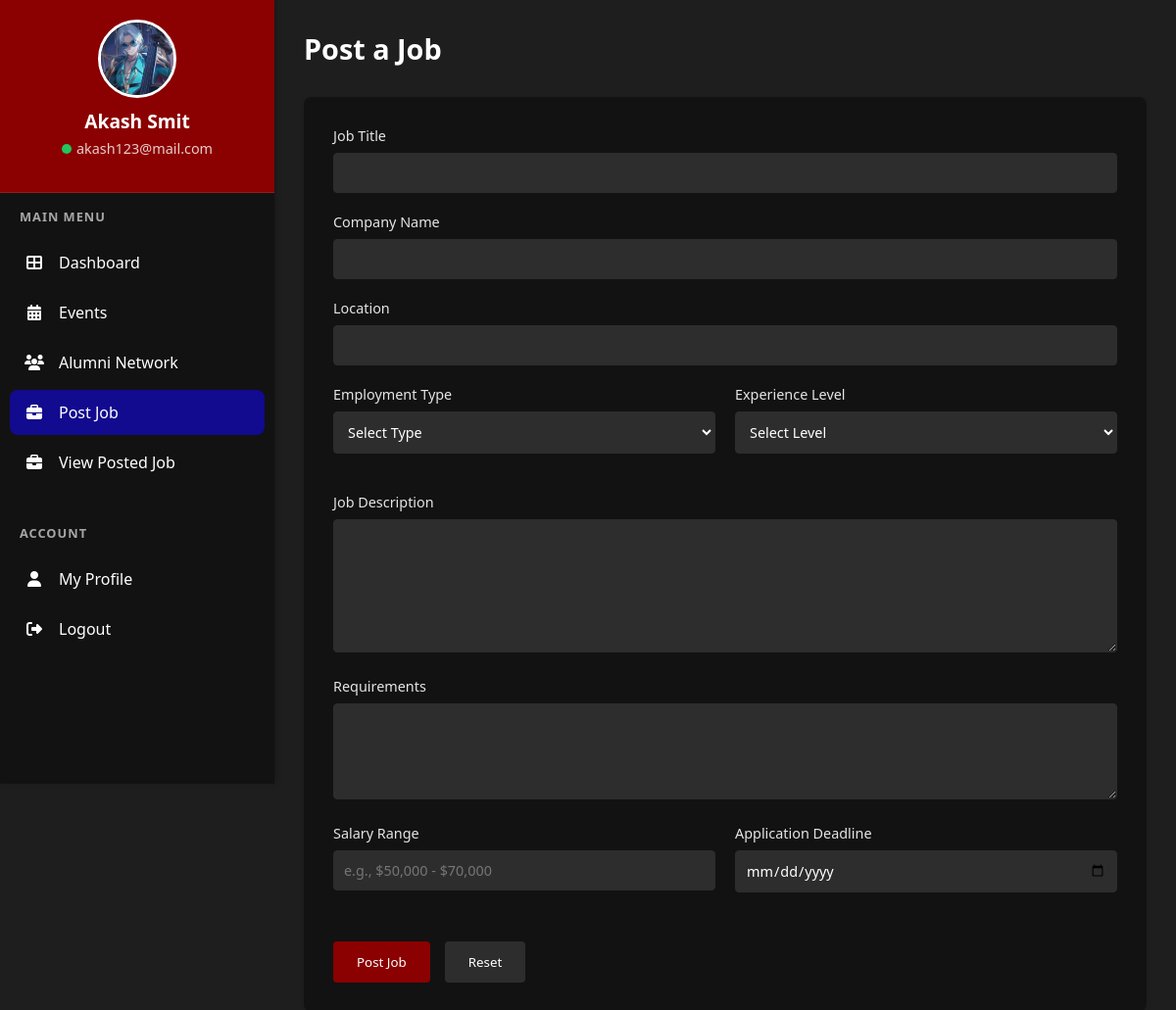
The app's page /dashboard/jobs/post/ (signed in) with its own data.
### ru/models.py (models this page shows)
class CustomUser(AbstractUser):
    age = models.PositiveIntegerField(null=True)
    c_id = models.CharField(max_length=20)
    batchno = models.CharField(max_length=20)
    c_name = models.CharField(max_length=100)
    gender = models.CharField(max_length=20, blank=True)
    profile_img = models.ImageField(upload_to='profile_images/', default="default_pf.png")
    Phone_no = models.IntegerField(null=True, blank=True)
    location = models.TextField(default='', blank=True)
    bio = models.TextField(default='', blank=True)  # or some other appropriate default
    subject = models.CharField(max_length=100, default='', blank=True)
    social_links = models.JSONField(default=dict, blank=True, null=False)  # Store social links as JSON
    is_verified = models.BooleanField(default=False)  # New field to track verification status

### ru/views.py (the view, shortened to what this page needs)
# urls.py: path('dashboard/jobs/post/', views.job_post_create, name='job-post-create'),
@login_required(login_url='login')
def job_post_create(request):
    return render(request, 'dashboard-job-post.html')

### templates/dashboard-job-post.html (shortened to what this page needs)
{% load static %}
<!DOCTYPE html>
<html lang="en">
<head>
    <link rel="stylesheet" href="https://cdnjs.cloudflare.com/ajax/libs/font-awesome/6.5.1/css/all.min.css">
    <link rel="stylesheet" href="{% static 'dashboard-job-post.css' %}">
</head>
<body>
    <div class="sidebar">
        <div class="profile-section">
            <div class="profile-pic">
                <img src="{{ user.profile_img.url|default:'#' }}" alt="Profile" class="avatar">
            </div>
            {% if user.is_authenticated %}
            <div class="user-name">{{ user.first_name }} {{ user.last_name }}</div>
            <div class="user-email"><span class="status-indicator"></span>{{ user.email }}</div>
            {% else %}
            <div class="user-name">John Doe</div>
            <div class="user-email">john.doe@example.com</div>
            {% endif %}
        </div>
        <div class="menu-section">
            <h3>Main Menu</h3>
            <ul class="menu-items">
                <li class="menu-item">
                    <i class="fas fa-th-large"></i>
                    <a href="{% url 'dashboard' %}">Dashboard</a>
                </li>
                <li class="menu-item">
                    <i class="fas fa-calendar-alt"></i>
                    <a href="{% url 'dashboard-events' %}">Events</a>
                </li>
                <li class="menu-item">
                    <i class="fas fa-users"></i>
                    <a href="{% url 'dashboard-network' %}">Alumni Network</a>
                </li>
                <li class="menu-item active">
                    <i class="fas fa-briefcase"></i>
                    <a href="{% url 'job-post-create' %}">Post Job</a>
                </li>
                <li class="menu-item">
                    <i class="fas fa-briefcase"></i>
                    <a href="{% url 'dashboard-jobs' %}">View Posted Job</a>
                </li>
            </ul>
        </div>
        <div class="menu-section">
            <h3>ACCOUNT</h3>
            <ul class="menu-items">
                <li class="menu-item">
                    <i class="fas fa-user"></i>
                    <a href="{% url 'dashboard-profile' %}">My Profile</a>
                </li>
                <li class="menu-item">
                    <i class="fas fa-sign-out-alt"></i>
                    <a href="{% url 'logout' %}">Logout</a>
                </li>
            </ul>
        </div>
    </div>
    <div class="main-content">
        <div class="header">
            <h1 class="page-title">Post a Job</h1>
        </div>
        <div class="job-post-form">
            <form method="post" action="">
                <div class="form-group">
                    <label for="job_title">Job Title</label>
                    <input type="text" id="job_title" name="job_title" required>
                </div>
                <div class="form-group">
                    <label for="company_name">Company Name</label>
                    <input type="text" id="company_name" name="company_name" required>
                </div>
                <div class="form-group">
                    <label for="location">Location</label>
                    <input type="text" id="location" name="location" required>
                </div>
                <div class="form-row">
                    <div class="form-group half">
                        <label for="employment_type">Employment Type</label>
                        <select id="employment_type" name="employment_type" required>
                            <option value="">Select Type</option>
                        </select>
                    </div>
                    <div class="form-group half">
                        <label for="experience_level">Experience Level</label>
                        <select id="experience_level" name="experience_level" required>
                            <option value="">Select Level</option>
                        </select>
                    </div>
                </div>
                <div class="form-group">
                    <label for="job_description">Job Description</label>
                    <textarea id="job_description" name="job_description" rows="6" required></textarea>
                </div>
                <div class="form-group">
                    <label for="requirements">Requirements</label>
                    <textarea id="requirements" name="requirements" rows="4" required></textarea>
                </div>
                <div class="form-row">
                    <div class="form-group half">
                        <label for="salary_range">Salary Range</label>
                        <input type="text" id="salary_range" name="salary_range" placeholder="e.g., $50,000 - $70,000">
                    </div>
                    <div class="form-group half">
                        <label for="application_deadline">Application Deadline</label>
                        <input type="date" id="application_deadline" name="application_deadline" required>
                    </div>
                </div>
                <div class="form-actions">
                    <button type="submit" class="btn-submit">Post Job</button>
                    <button type="reset" class="btn-reset">Reset</button>
                </div>
            </form>
        </div>
    </div>
</body>
</html>

### static/dashboard-job-post.css (style rules this page uses)
:root { --primary: #120a8f; --secondary: #6c757d; --success: #28a745; --background: #f8f9fa; --text-dark: #343a40; --text-light: #6c757d; --sidebar-bg: #ffffff; --card-bg: #ffffff; --border-color: #e9ecef; --green-grass: #22c55e; --dark-red: #8B0000; --medium-red: #a52a2a; --light-red: #cd5c5c; --dark: #121212; --dark-gray: #1e1e1e; --medium-gray: #2d2d2d; --light-gray: #e5e5e5; --white: #ffffff; }
* { margin: 0; padding: 0; box-sizing: border-box; font-family: 'Segoe UI', Tahoma, Geneva, Verdana, sans-serif; }
body { background-color: var(--dark-gray); color: var(--white); height: 100vh; display: flex; }
.sidebar { background-color: var(--dark); width: 280px; height: 100vh; box-shadow: 2px 0 5px rgba(0, 0, 0, 0.2); overflow-y: auto; position: fixed; transition: all 0.3s ease; }
.profile-section { background-color: var(--dark-red); padding: 20px; text-align: center; border-bottom: 1px solid rgba(255, 255, 255, 0.1); }
.profile-pic { width: 80px; height: 80px; border-radius: 50%; margin: 0 auto 10px; background-color: var(--medium-gray); border: 3px solid var(--white); overflow: hidden; display: flex; align-items: center; justify-content: center; }
.avatar { width: 100%; height: auto; }
.user-name { font-size: 1.2rem; font-weight: 600; margin-bottom: 5px; }
.user-email { font-size: 0.9rem; color: rgba(255, 255, 255, 0.8); margin-bottom: 15px; }
.status-indicator { display: inline-block; width: 10px; height: 10px; background-color: var(--green-grass); border-radius: 50%; margin-right: 5px; }
.menu-section h3 { padding: 15px 20px; text-transform: uppercase; font-size: 0.8rem; letter-spacing: 1px; color: var(--light-gray); opacity: 0.7; }
.menu-section { margin-bottom: 25px; }
.menu-items { list-style: none; }
.menu-item { padding: 12px 15px; border-radius: 8px; margin: 0 10px 5px 10px; cursor: pointer; display: flex; align-items: center; transition: all 0.2s ease; }
.menu-item i { margin-right: 15px; width: 20px; text-align: center; }
a { text-decoration: none; color: var(--white); }
.menu-item.active { background-color: var(--primary); }
.menu-item.active a { color: var(--white); }
.main-content { margin-left: 280px; padding: 30px; width: calc(100% - 280px); }
.header { margin-bottom: 30px; }
.page-title { font-size: 1.8rem; color: var(--white); margin-bottom: 20px; }
.job-post-form { background-color: var(--dark); padding: 30px; border-radius: 8px; box-shadow: 0 2px 4px rgba(0, 0, 0, 0.1); }
.form-group { margin-bottom: 20px; }
.form-row { display: flex; gap: 20px; margin-bottom: 20px; }
.form-group.half { flex: 1; }
label { display: block; margin-bottom: 8px; color: var(--light-gray); font-size: 0.9rem; }
input, select, textarea { width: 100%; padding: 10px; border: 1px solid var(--medium-gray); border-radius: 4px; background-color: var(--medium-gray); color: var(--white); font-size: 0.9rem; }
textarea { resize: vertical; }
.form-actions { display: flex; gap: 15px; margin-top: 30px; }
.btn-submit, .btn-reset { padding: 12px 24px; border: none; border-radius: 4px; cursor: pointer; font-weight: 500; transition: all 0.3s ease; }
.btn-submit { background-color: var(--dark-red); color: var(--white); }
.btn-reset { background-color: var(--medium-gray); color: var(--white); }

### records on screen
CustomUser: profile_img (picture), first_name "Akash", last_name "Smit", email "akash123@mail.com"
